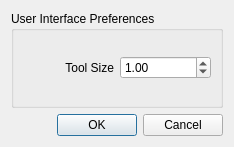
<?xml version="1.0" encoding="UTF-8"?>
<ui version="4.0">
 <class>settingsDialog</class>
 <widget class="QDialog" name="settingsDialog">
  <property name="geometry">
   <rect>
    <x>0</x>
    <y>0</y>
    <width>234</width>
    <height>147</height>
   </rect>
  </property>
  <property name="windowTitle">
   <string>Settings</string>
  </property>
  <layout class="QGridLayout" name="gridLayout">
   <item row="2" column="0">
    <widget class="QDialogButtonBox" name="buttonBox">
     <property name="orientation">
      <enum>Qt::Horizontal</enum>
     </property>
     <property name="standardButtons">
      <set>QDialogButtonBox::Cancel|QDialogButtonBox::Ok</set>
     </property>
    </widget>
   </item>
   <item row="0" column="0">
    <widget class="QGroupBox" name="groupBoxUI">
     <property name="title">
      <string>User Interface Preferences</string>
     </property>
     <property name="flat">
      <bool>false</bool>
     </property>
     <layout class="QGridLayout" name="gridLayout_2">
      <item row="0" column="0">
       <widget class="QLabel" name="label">
        <property name="text">
         <string>Tool Size</string>
        </property>
        <property name="alignment">
         <set>Qt::AlignRight|Qt::AlignTrailing|Qt::AlignVCenter</set>
        </property>
       </widget>
      </item>
      <item row="0" column="1">
       <widget class="QDoubleSpinBox" name="toolSizeSpinBox">
        <property name="minimum">
         <double>0.100000000000000</double>
        </property>
        <property name="maximum">
         <double>99.900000000000006</double>
        </property>
        <property name="singleStep">
         <double>5.000000000000000</double>
        </property>
        <property name="value">
         <double>1.000000000000000</double>
        </property>
       </widget>
      </item>
     </layout>
    </widget>
   </item>
  </layout>
 </widget>
 <resources/>
 <connections>
  <connection>
   <sender>buttonBox</sender>
   <signal>accepted()</signal>
   <receiver>settingsDialog</receiver>
   <slot>accept()</slot>
   <hints>
    <hint type="sourcelabel">
     <x>248</x>
     <y>254</y>
    </hint>
    <hint type="destinationlabel">
     <x>157</x>
     <y>274</y>
    </hint>
   </hints>
  </connection>
  <connection>
   <sender>buttonBox</sender>
   <signal>rejected()</signal>
   <receiver>settingsDialog</receiver>
   <slot>reject()</slot>
   <hints>
    <hint type="sourcelabel">
     <x>316</x>
     <y>260</y>
    </hint>
    <hint type="destinationlabel">
     <x>286</x>
     <y>274</y>
    </hint>
   </hints>
  </connection>
 </connections>
</ui>
